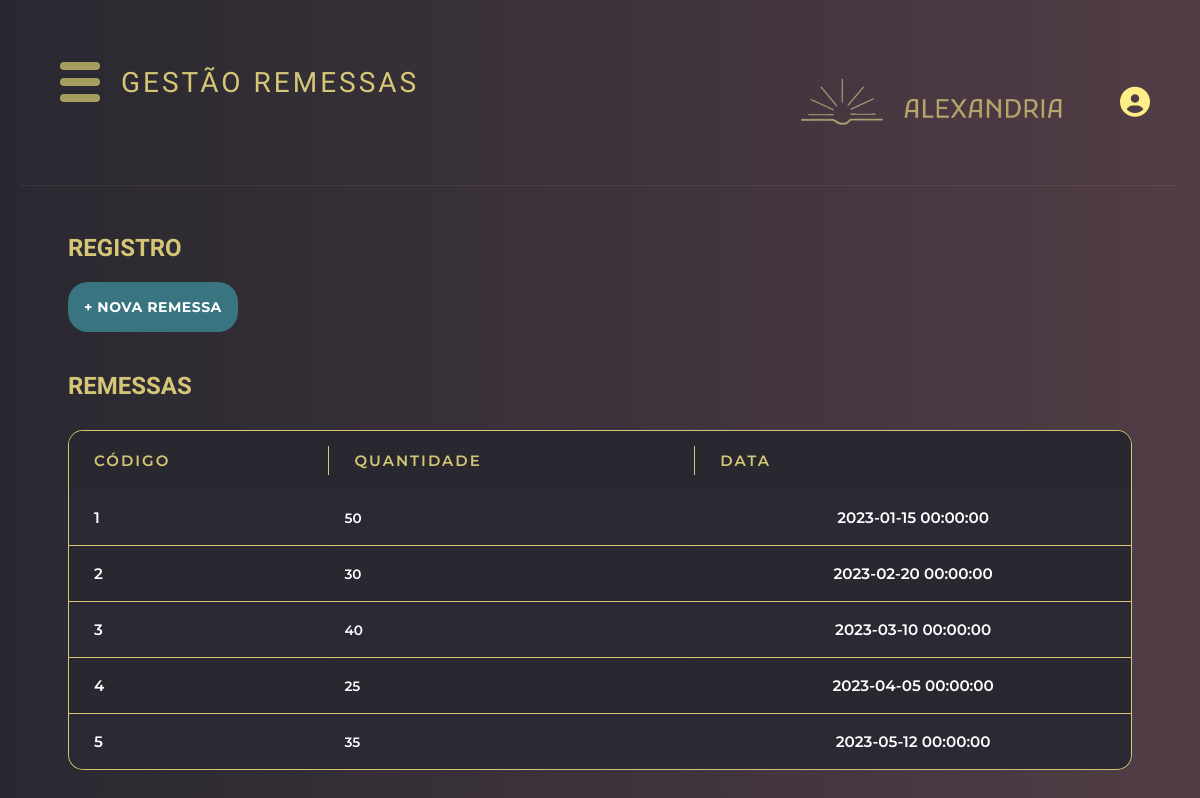
The app's page /template/gestao/remessa-gestao.php, older data.
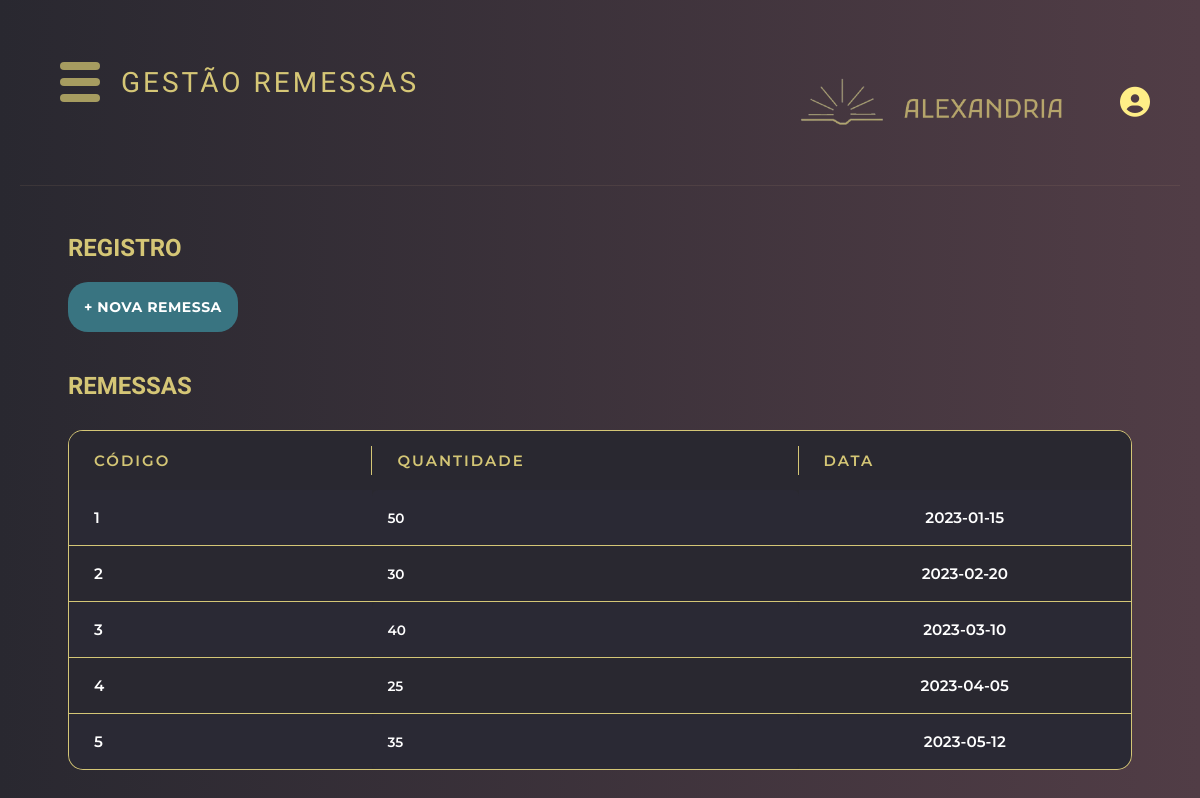
The same page, newer data.
### tables this page shows
CREATE TABLE REMESSA (
 pk_rem INT PRIMARY KEY auto_increment, 
 rem_data DATE,
 rem_qtd INT not null,
 fk_forn INT not null,
 fk_liv INT not null,
 fk_user INT not null,
 FOREIGN KEY(fk_forn) references FORNECEDOR(pk_forn) on delete restrict on update cascade,
 FOREIGN KEY(fk_liv) references LIVRO(pk_liv) on delete restrict on update cascade,
 FOREIGN KEY(fk_user) references USUARIO(pk_user) on delete restrict on update cascade
);

### geral.php (called while the page is built, shortened)
<?php
function conectaBd() {
    $conexao = conectarBanco();
    return $conexao;
}
function listar($tabela) {
    $conexao = conectaBd();
    $stmt = $conexao->prepare("SELECT * FROM $tabela");
    $stmt->execute();
    $variavel = $stmt->fetchAll();
    return $variavel;
}
?>

### template/gestao/remessa-gestao.php (the view, shortened to what this page needs)
<?php
require_once "../../geral.php";
$remessas = listar('remessa');
$tituloH1= "GESTÃO REMESSAS";
include '../header.php';
?>
<main class="main-content">
    <div class="titulo">
        <h2>REGISTRO</h2>
    </div>
    <div class="top-section">
        <div class="actions-section">
            <a href="remessa-cadastro.php" class="action-btn">
                <span class="plus-icon">+ NOVA REMESSA</span>
            </a>
        </div>
    </div>
    <div class = "titulo">
        <h2>Remessas</h2>
    </div>
    <div class='titleliv'>
        <div class="tabela">
            <div class="tisch">
                <table>
                    <tr>
                        <th>Código</th>
                        <th>Quantidade</th>
                        <th>Data</th>
                    </tr>
                    <?php foreach ($remessas as $remessa): ?>
                        <tr>
                            <td><?= htmlspecialchars($remessa['pk_rem']) ?></td>
                            <td><?= htmlspecialchars($remessa["rem_qtd"]) ?></td>
                            <td><?= htmlspecialchars($remessa["rem_data"]) ?></td>
                        </tr>
                    <?php endforeach; ?>
                </table>
            </div>
        </div>
    </div>
</main>
</body>
</html>

### template/header.php (shortened to what this page needs)
<?php
require_once '../../geral.php';
?>
<!DOCTYPE html>
<html lang="pt-BR">
<head>
    <link rel="stylesheet" href="../../static/css/header.css?v=<?= time() ?>">
    <link rel="stylesheet" href="../../static/css/geral.css?v=<?= time() ?>">
    <link rel="stylesheet" href="../../static/css/popup.css?v=<?= time() ?>">
    <link rel="stylesheet" href="../../static/css/dashboard.css?v=<?= time() ?>">
    <link rel="stylesheet" href="https://cdnjs.cloudflare.com/ajax/libs/font-awesome/6.4.0/css/all.min.css">
    <link href='https://unpkg.com/boxicons@2.1.4/css/boxicons.min.css' rel='stylesheet'>
</head>
<body>
    <nav>
        <div id="iconeMenu">
            <div class="barrasIconeMenu" onclick="animaIconeMenu(this)">
                <div id="barra1"></div>
                <div id="barra2"></div>
                <div id="barra3"></div>
            </div>
        </div>
    </nav>
    <header>
        <div id="logo" class="logo">
            <h1><?php echo isset($tituloH1) ? $tituloH1 : 'errinho eita'; ?></h1>
        </div>
        <div class="brand-section">
            <div class="alexandria-logo">
                <div class="img"> <img src="../../static/img/LOGO.png" class="logoGestao" alt="Logo Alexandria"> </div>
            </div>
        <button id="btnPerfil" onclick="toggleDropdown()">
            <i class="fas fa-circle-user"></i>
        </button>
    </header>
<body>

### static/css/header.css (style rules this page uses)
:root { --cor-primaria: rgb(41, 40, 48); --cor-secundaria: rgb(81, 61, 70); --cor-titulo-1: #FFEE87CC; --cor-titulo-2: #C4E9EC99; --cor-titulo-2-contraste: #23767E; --cor-titulo-2-contraste-60: #23767E99; --cor-texto: #FFF; }
* { margin: 0; padding: 0; box-sizing: border-box; }
body { background: linear-gradient(to right, var(--cor-primaria), var(--cor-secundaria)); min-height: 100vh; font-family: 'Montserrat', sans-serif; color: var(--cor-titulo-1); overflow-x: hidden; }
nav { float: left; }
.barrasIconeMenu { display: inline-block; cursor: pointer; }
#iconeMenu { position: fixed; z-index: 2; margin-left: 1rem; margin-top: 1.5%; }
#barra1, #barra2, #barra3 { width: 40px; height: 8px; background-color: #a69c60; margin: 8px; border-radius: 20px; transition: 0.4s; }
#logo, #iconeMenu { transition: margin-left 0.5s; padding: 16px; }
header { display: flex; justify-content: space-between; align-items: center; padding: 30px 30px; border-bottom: 1px solid rgba(200, 168, 130, 0.1); }
.logo { display: flex; align-items: center; gap: 15px; font-size: 16px; font-weight: 400; letter-spacing: 2px; margin-left: 5%; }
.brand-section { display: flex; align-items: center; gap: 15px; }
.alexandria-logo { display: flex; align-items: center; gap: 8px; }
h1, h2, h3 { font-family: 'Krona One', 'sans-serif'; }
body { background-color: #121212; font-family: Arial, sans-serif; color: white; }
body { background-color: #1a1a1a; font-family: Arial, sans-serif; }
#btnPerfil { background: none; border: none; cursor: pointer; }
#btnPerfil i { font-size: 30px; color: #ffee87; }

### static/css/geral.css (style rules this page uses)
:root { --cor-primaria: rgb(41, 40, 48); --cor-secundaria: rgb(81, 61, 70); --cor-titulo-1: #FFEE87CC; --cor-titulo-2: #C4E9EC99; --cor-titulo-2-contraste: #23767E; --cor-titulo-2-contraste-60: #23767E99; --cor-titulo-2-contraste-40: #23767e6b; --cor-texto: #FFF; }
* { margin: 0; padding: 0; box-sizing: border-box; text-decoration: none; }
.main-content { padding: 3rem; }
.top-section { margin-top:20px; display: flex; justify-content: space-between; align-items: flex-start; margin-bottom: 40px; }
.actions-section { display: flex; flex-direction: column; gap: 12px; }
.action-btn { background: #397481; border: none; color: white; padding: 1rem; border-radius: 20px; cursor: pointer; font: 400 0.9rem 'Montserrat', 'sans-serif'; display: flex; align-items: center; gap: 8px; width: fit-content; text-transform: uppercase; letter-spacing: 0.5px; transition: all 0.2s ease; }
.plus-icon { font-size: 14px; font-weight: bold; }
.titleliv { margin: 30px 0; }
.tabela { background: var(--cor-primaria); border-radius: 15px; overflow-y: hidden; border: 1px solid var(--cor-titulo-1); }
table { width: 100%; border-collapse: collapse; font-family: 'Montserrat', sans-serif; }
th { position:sticky; background: var(--cor-primaria); color: var(--cor-titulo-1); padding: 20px 25px; text-align: left; font-weight: 600; text-transform: uppercase; letter-spacing: 2px; font-size: 15px; position: relative; }
th:not(:last-child)::after { content: ''; position: absolute; right: 0; top: 25%; height: 50%; width: 1px; background: var(--cor-titulo-1); }
td { padding: 18px 25px; border-bottom: 1px solid var(--cor-titulo-1); font-size: 0.95rem; color:white; vertical-align: middle; transition: all 0.3s ease; }
tr:last-child td { border-bottom: none; }
td:first-child { font-weight: 600; color: white; }
td:nth-child(2) { font-family: 'Montserrat', sans-serif; font-weight: 600; border-radius: 6px; font-size: 0.85rem; color: white; padding: 12px 15px; }
td:nth-child(3) { text-transform: capitalize; font-weight: 600; }
td:last-child { text-align: center; }
tbody tr:nth-child(even) { background-color: rgba(102, 126, 234, 0.02); }
.logoGestao { max-width:400px;; width: 100%; float: right; padding-left: 20%; margin-top: 0% }
h1, h2 { font-weight: 700; color: var(--cor-titulo-1); text-transform: uppercase; font-family: 'Krona One', 'sans-serif'; }
h1 { color: var(--cor-titulo-1); font-size: 28px; font-weight: 300; letter-spacing: 3px; text-align: center; margin-bottom: 40px; text-transform: uppercase; }

Row changes from the older to the newer data that the page shows:
changed remessa id 1: rem_data "2023-01-15 00:00:00" → "2023-01-15"
changed remessa id 2: rem_data "2023-02-20 00:00:00" → "2023-02-20"
changed remessa id 3: rem_data "2023-03-10 00:00:00" → "2023-03-10"
changed remessa id 4: rem_data "2023-04-05 00:00:00" → "2023-04-05"
changed remessa id 5: rem_data "2023-05-12 00:00:00" → "2023-05-12"
